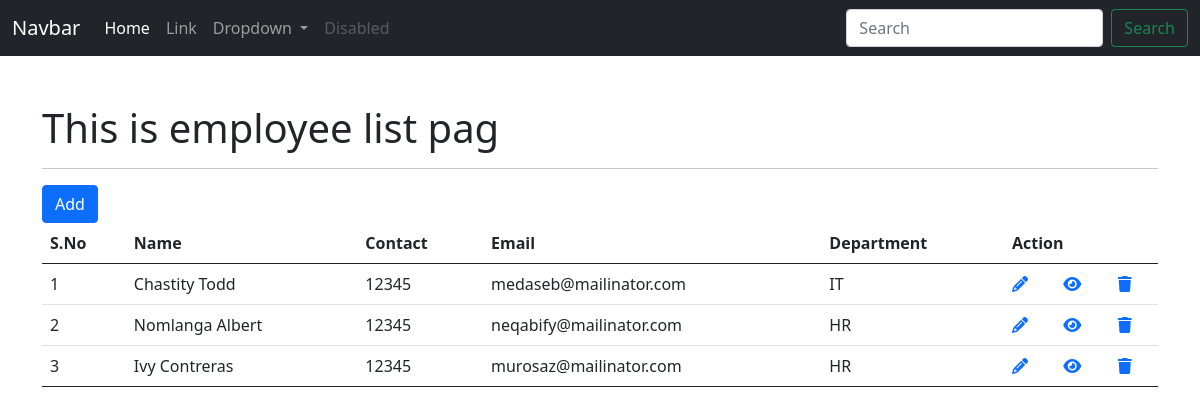
The page /employee/employee/ (signed in) on the database its author committed.
### app_employeewebsite/models.py (models this page shows, shortened)
class Employee(models.Model):
    full_name = models.CharField(max_length=255)
    contact = models.CharField(max_length=255)
    email = models.EmailField()
    dob = models.DateField()
    join_date = models.DateField()
    gender = models.CharField(max_length=255)
    blood_group = models.CharField(max_length=255)
    address =  models.CharField(max_length=255)
    user = models.ForeignKey(User, on_delete=models.CASCADE)
    department = models.ForeignKey(Department, on_delete=models.CASCADE)
    class Meta:
        db_table= 'app_employee'

class Department(models.Model):
    department_name = models.CharField(max_length=255)
    short_name = models.CharField(max_length=255, null=True, blank=True)
    status = models.BooleanField(default=True)
    def __str__(self):
        return self.short_name
    class Meta:
        db_table= "app_department"

### app_employeewebsite/views.py (the view)
# urls.py: path('employee/', views.employee_index, name='emp-index'),
@login_required(login_url='login')
def employee_index(request):
    employee_list = Employee.objects.all()
    context = {"data": employee_list}
    return render(request, 'employees/index_employee.html', context)

### templates/employees/index_employee.html (shortened to what this page needs)
{% extends 'layouts/master.html' %} {% block title %} Employee - List {% endblock %}
{% block custom_css %}
<link rel="stylesheet" href="https://cdnjs.cloudflare.com/ajax/libs/font-awesome/6.3.0/css/all.min.css"/>
{% endblock %}
{% block content %}
<div class="container mt-5">
    <h1> This is employee list pag </h1>
    <hr>
    <a href="{% url 'emp-add' %}" class="btn btn-primary">Add</a>
    <table class="table table-striped-columns table-hover">
        <thead>
            <tr>
                <th>S.No</th>
                <th>Name</th>
                <th>Contact</th>
                <th>Email</th>
                <th>Department</th>
                <th colspan="3">Action</th>
            </tr>
        </thead>
        <tbody>
            {% for val in data %}
            <tr>
                <td>{{ forloop.counter }}</td>
                <td>{{ val.full_name }}</td>
                <td>{{ val.contact }}</td>
                <td>{{ val.email }}</td>
                <td>{{ val.department }}</td>
                <td><a href="{% url 'emp-edit' val.id %}"><i class="fa-solid fa-pencil"></i></a></td>
                <td><a href="{% url 'emp-show' val.id %}"><i class="fa-solid fa-eye"></i></a></td>
                <td><a href="{% url 'emp-delete' val.id %}"><i class="fa-solid fa-trash"></i></a></td>
            </tr>
            {% endfor %}
    </table>
</div>
{% endblock %}

### templates/layouts/master.html (shortened to what this page needs)
<!doctype html>
<html lang="en">
  <head>
    <link href="https://cdn.jsdelivr.net/npm/bootstrap@5.0.2/dist/css/bootstrap.min.css" rel="stylesheet">
    {% block custom_css %}{% endblock %}
  </head>
  <body>
    <nav class="navbar navbar-expand-lg navbar-dark bg-dark">
        <div class="container-fluid">
          <a class="navbar-brand" href="#">Navbar</a>
          <div class="collapse navbar-collapse" id="navbarSupportedContent">
            <ul class="navbar-nav me-auto mb-2 mb-lg-0">
              <li class="nav-item">
                <a class="nav-link active" aria-current="page" href="#">Home</a>
              </li>
              <li class="nav-item">
                <a class="nav-link" href="#">Link</a>
              </li>
              <li class="nav-item dropdown">
                <a class="nav-link dropdown-toggle" href="#" id="navbarDropdown" role="button" data-bs-toggle="dropdown" aria-expanded="false">
                  Dropdown
                </a>
              </li>
              <li class="nav-item">
                <a class="nav-link disabled" href="#" tabindex="-1" aria-disabled="true">Disabled</a>
              </li>
            </ul>
            <form class="d-flex">
              <input class="form-control me-2" type="search" placeholder="Search" aria-label="Search">
              <button class="btn btn-outline-success" type="submit">Search</button>
            </form>
          </div>
        </div>
      </nav>
      {% block content %}{% endblock %}
  </body>
</html>

### rows shown on the page
Employee: full_name "Chastity Todd", contact "12345", email "medaseb@mailinator.com", department "IT"
Employee: full_name "Nomlanga Albert", contact "12345", email "neqabify@mailinator.com", department "HR"
Employee: full_name "Ivy Contreras", contact "12345", email "murosaz@mailinator.com", department "HR"
